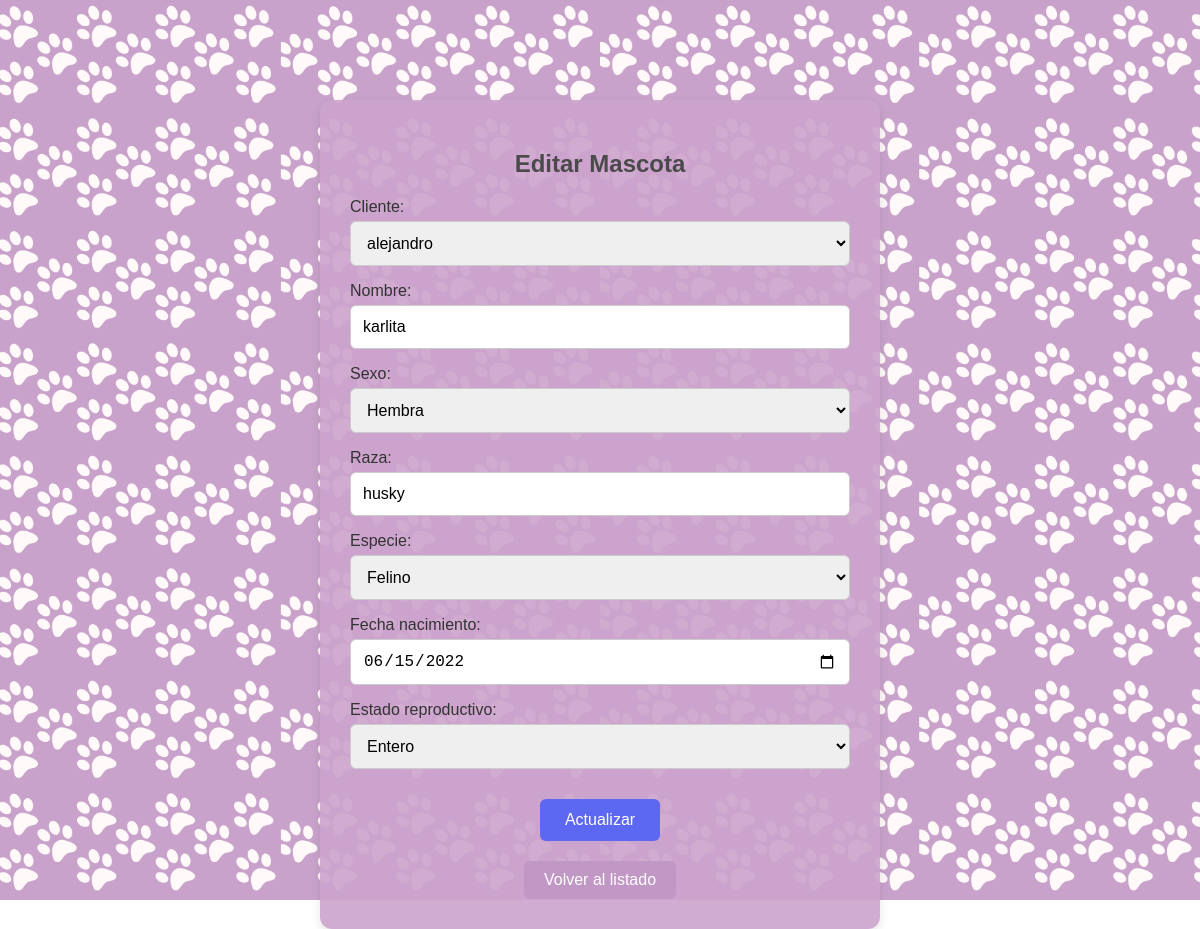
Before: /editar_mascota/2/ with the older database file.
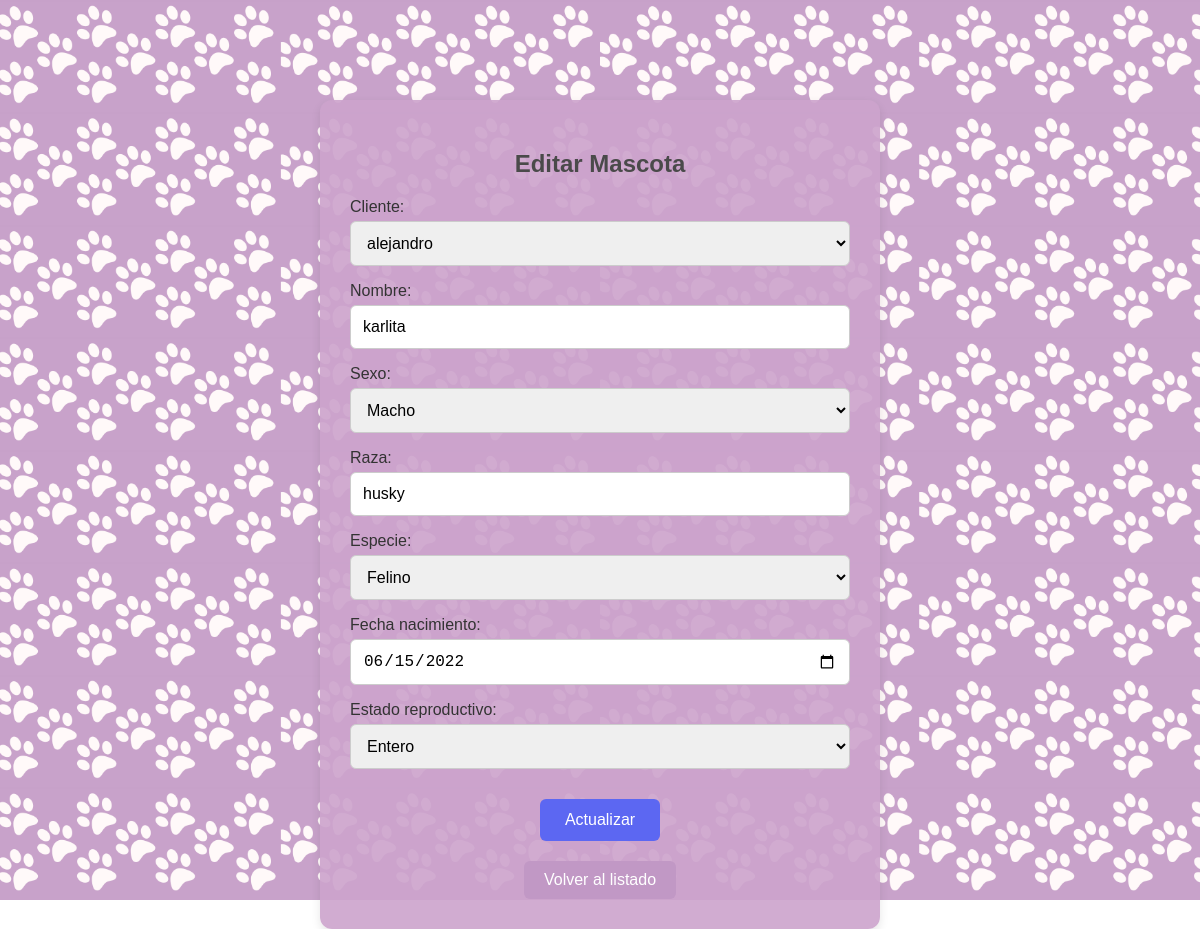
After: the same page with the newer database file.
### vetapp/models.py (models this page shows, shortened)
class Mascota(models.Model):
    SEXO_CHOICES = [
        ('Macho', 'Macho'),
        ('Hembra', 'Hembra'),
    ]
    ESPECIE_CHOICES = [
        ('Canino', 'Canino'),
        ('Felino', 'Felino'),
        ('Otro', 'Otro'),
    ]
    ESTADO_REPRODUCTIVO_CHOICES = [
        ('Entero', 'Entero'),
        ('Esterilizado', 'Esterilizado'),
    ]
    id_mascota = models.AutoField(primary_key=True)
    cliente = models.ForeignKey(Cliente, on_delete=models.CASCADE, related_name='mascotas')
    nombre = models.CharField(max_length=100)
    sexo = models.CharField(max_length=10, choices=SEXO_CHOICES)
    raza = models.CharField(max_length=100)
    especie = models.CharField(max_length=20, choices=ESPECIE_CHOICES)
    fecha_nacimiento = models.DateField()
    estado_reproductivo = models.CharField(max_length=15, choices=ESTADO_REPRODUCTIVO_CHOICES)
    def calcular_edad_completa(self):
        today = date.today()
        dias_totales = (today - self.fecha_nacimiento).days
        años = dias_totales // 365
        dias = dias_totales % 365
        años_texto = f"{años} año" if años == 1 else f"{años} años"
        dias_texto = f"{dias} día" if dias == 1 else f"{dias} días"
        return f"{años_texto} y {dias_texto}"
    edad = property(calcular_edad_completa)

### vetapp/views.py (the view)
# urls.py: path('editar_mascota/<int:id_mascota>/', views.editar_mascota, name='editar_mascota'),
def editar_mascota(request, id_mascota):
    mascota = get_object_or_404(Mascota, id_mascota=id_mascota)
    if request.method == 'POST':
        form = MascotaForm(request.POST, instance=mascota)
        if form.is_valid():
            form.save()
            return redirect('ver_mascotas')
    else:
        form = MascotaForm(instance=mascota)
    return render(request, 'vetapp/editar_mascota.html', {'form': form})

### vetapp/forms.py
class MascotaForm(forms.ModelForm):
    class Meta:
        model = Mascota
        fields = '__all__'
        widgets = {
            'fecha_nacimiento': forms.DateInput(attrs={
                'type': 'date',
                'class': 'fecha-campo'
            }),
        }
    def __init__(self, *args, **kwargs):
        super(MascotaForm, self).__init__(*args, **kwargs)
        if 'cliente' in self.fields:
            self.fields['cliente'].widget.attrs.update({'class': 'cliente-select', 'readonly': 'readonly'})

### vetapp/models.py (called while the page is built)
    def __str__(self):
        return self.nombre

### vetapp/templates/vetapp/editar_mascota.html (shortened to what this page needs)
{% load static %}
<!DOCTYPE html>
<html lang="es">
<head>
    <link rel="stylesheet" href="{% static 'css/style.css' %}">
</head>
<body>
    <div class="formulario-container">
        <h2>Editar Mascota</h2>
        <form method="post">
            <p>{{ form.cliente.label_tag }} {{ form.cliente }}</p>
            <p>{{ form.nombre.label_tag }} {{ form.nombre }}</p>
            <p>{{ form.sexo.label_tag }} {{ form.sexo }}</p>
            <p>{{ form.raza.label_tag }} {{ form.raza }}</p>
            <p>{{ form.especie.label_tag }} {{ form.especie }}</p>
            <p>{{ form.fecha_nacimiento.label_tag }}
                <input type="date" name="fecha_nacimiento" value="{{ form.fecha_nacimiento.value|date:'Y-m-d' }}">
            </p>
            <p>{{ form.estado_reproductivo.label_tag }} {{ form.estado_reproductivo }}</p>
            <button type="submit">Actualizar</button>
        </form>
        <a href="{% url 'ver_mascotas' %}" class="volver-btn">Volver al listado</a>
    </div>
</body>
</html>

Changed rows visible on the page:
changed Mascota "alejandro": sexo "Hembra" → "Macho"
